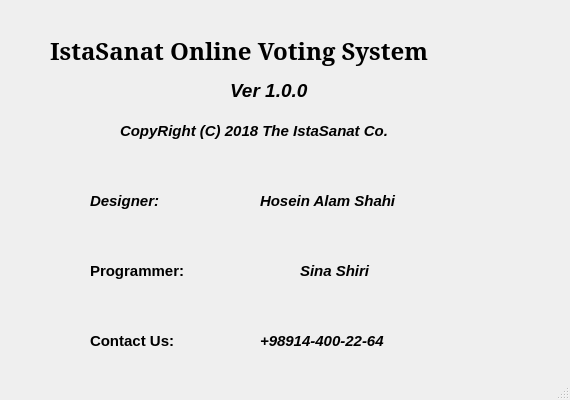
<?xml version="1.0" encoding="UTF-8"?>
<ui version="4.0">
 <class>AWindow</class>
 <widget class="QMainWindow" name="AWindow">
  <property name="geometry">
   <rect>
    <x>0</x>
    <y>0</y>
    <width>570</width>
    <height>400</height>
   </rect>
  </property>
  <property name="minimumSize">
   <size>
    <width>570</width>
    <height>400</height>
   </size>
  </property>
  <property name="maximumSize">
   <size>
    <width>570</width>
    <height>400</height>
   </size>
  </property>
  <property name="windowTitle">
   <string>درباره ما</string>
  </property>
  <property name="windowIcon">
   <iconset>
    <normaloff>icon/about.png</normaloff>icon/about.png</iconset>
  </property>
  <widget class="QWidget" name="centralwidget">
   <widget class="QLabel" name="header_old">
    <property name="geometry">
     <rect>
      <x>50</x>
      <y>30</y>
      <width>471</width>
      <height>41</height>
     </rect>
    </property>
    <property name="font">
     <font>
      <family>Titr</family>
      <pointsize>18</pointsize>
      <weight>75</weight>
      <italic>false</italic>
      <bold>true</bold>
     </font>
    </property>
    <property name="text">
     <string>IstaSanat Online Voting System</string>
    </property>
   </widget>
   <widget class="QLabel" name="header_old_2">
    <property name="geometry">
     <rect>
      <x>230</x>
      <y>70</y>
      <width>101</width>
      <height>41</height>
     </rect>
    </property>
    <property name="font">
     <font>
      <family>Arial</family>
      <pointsize>14</pointsize>
      <weight>75</weight>
      <italic>true</italic>
      <bold>true</bold>
     </font>
    </property>
    <property name="text">
     <string>Ver 1.0.0</string>
    </property>
   </widget>
   <widget class="QLabel" name="header_old_3">
    <property name="geometry">
     <rect>
      <x>120</x>
      <y>110</y>
      <width>331</width>
      <height>41</height>
     </rect>
    </property>
    <property name="font">
     <font>
      <family>Arial</family>
      <pointsize>11</pointsize>
      <weight>75</weight>
      <italic>true</italic>
      <bold>true</bold>
     </font>
    </property>
    <property name="text">
     <string>CopyRight (C) 2018 The IstaSanat Co.</string>
    </property>
   </widget>
   <widget class="QLabel" name="header_old_4">
    <property name="geometry">
     <rect>
      <x>90</x>
      <y>180</y>
      <width>331</width>
      <height>41</height>
     </rect>
    </property>
    <property name="font">
     <font>
      <family>Arial</family>
      <pointsize>11</pointsize>
      <weight>75</weight>
      <italic>true</italic>
      <bold>true</bold>
     </font>
    </property>
    <property name="text">
     <string>Designer:</string>
    </property>
   </widget>
   <widget class="QLabel" name="header_old_5">
    <property name="geometry">
     <rect>
      <x>260</x>
      <y>180</y>
      <width>191</width>
      <height>41</height>
     </rect>
    </property>
    <property name="font">
     <font>
      <family>Arial</family>
      <pointsize>11</pointsize>
      <weight>75</weight>
      <italic>true</italic>
      <bold>true</bold>
     </font>
    </property>
    <property name="text">
     <string>Hosein Alam Shahi</string>
    </property>
   </widget>
   <widget class="QLabel" name="header_old_6">
    <property name="geometry">
     <rect>
      <x>300</x>
      <y>250</y>
      <width>101</width>
      <height>41</height>
     </rect>
    </property>
    <property name="font">
     <font>
      <family>Arial</family>
      <pointsize>11</pointsize>
      <weight>75</weight>
      <italic>true</italic>
      <bold>true</bold>
     </font>
    </property>
    <property name="text">
     <string>Sina Shiri</string>
    </property>
   </widget>
   <widget class="QLabel" name="header_old_7">
    <property name="geometry">
     <rect>
      <x>90</x>
      <y>320</y>
      <width>131</width>
      <height>41</height>
     </rect>
    </property>
    <property name="font">
     <font>
      <family>Arial</family>
      <pointsize>11</pointsize>
      <weight>75</weight>
      <italic>false</italic>
      <bold>true</bold>
     </font>
    </property>
    <property name="text">
     <string>Contact Us:</string>
    </property>
   </widget>
   <widget class="QLabel" name="header_old_8">
    <property name="geometry">
     <rect>
      <x>260</x>
      <y>320</y>
      <width>191</width>
      <height>41</height>
     </rect>
    </property>
    <property name="font">
     <font>
      <family>Arial</family>
      <pointsize>11</pointsize>
      <weight>75</weight>
      <italic>true</italic>
      <bold>true</bold>
     </font>
    </property>
    <property name="text">
     <string>+98914-400-22-64</string>
    </property>
   </widget>
   <widget class="QLabel" name="header_old_9">
    <property name="geometry">
     <rect>
      <x>90</x>
      <y>250</y>
      <width>201</width>
      <height>41</height>
     </rect>
    </property>
    <property name="font">
     <font>
      <family>Arial</family>
      <pointsize>11</pointsize>
      <weight>75</weight>
      <italic>false</italic>
      <bold>true</bold>
     </font>
    </property>
    <property name="text">
     <string>Programmer:</string>
    </property>
   </widget>
  </widget>
  <widget class="QStatusBar" name="statusbar"/>
 </widget>
 <resources/>
 <connections/>
</ui>
